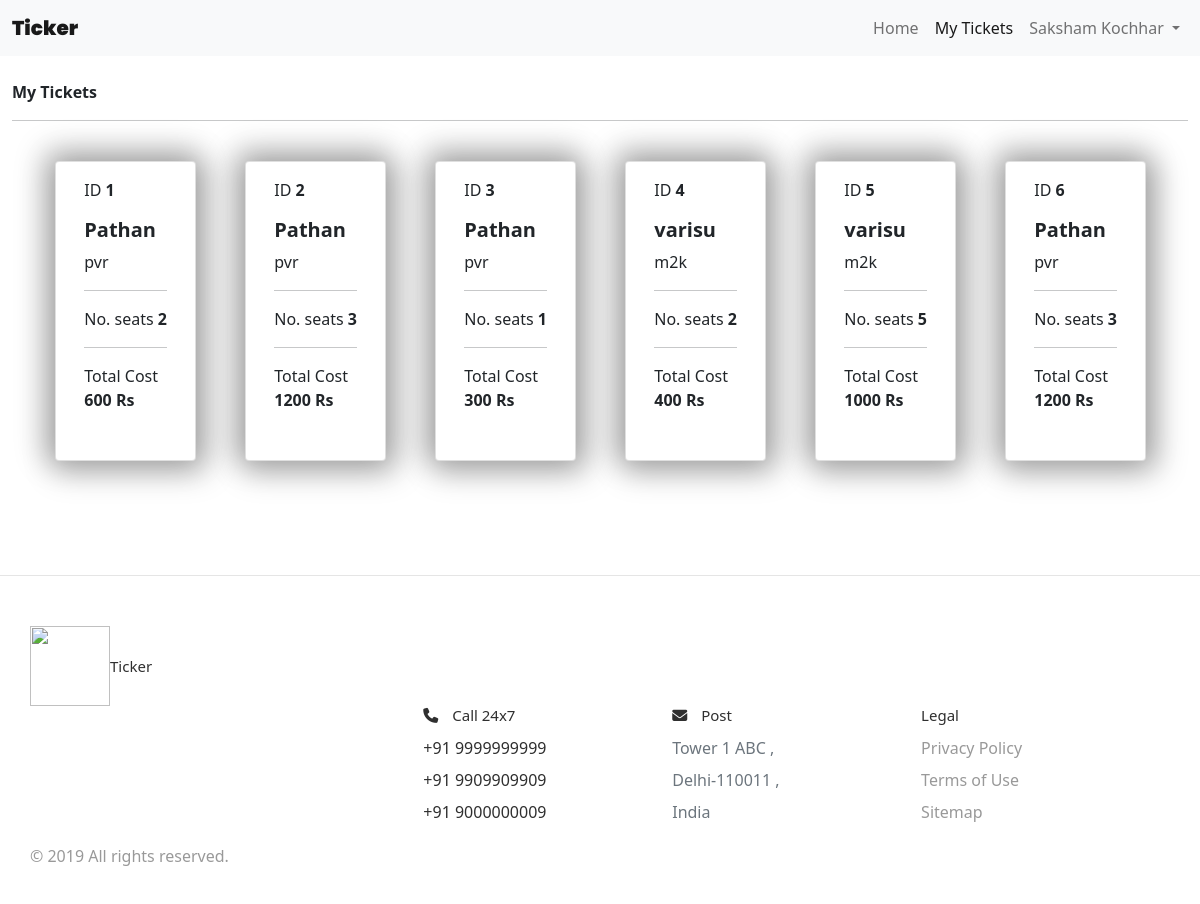
The app's page /my_tickets (signed in) with its own data.
### website/models.py (models this page shows)
class RegisteredUser(db.Model, UserMixin):
    id = db.Column(db.Integer, primary_key=True)
    email = db.Column(db.String(100), unique=True)
    pas = db.Column(db.String(100))
    name = db.Column(db.String(100))
    is_admin = db.Column(db.Boolean)
    theater = db.relationship('Theaters')
    movie = db.relationship('Movie')
    show = db.relationship('Show')
    booked_ti = db.relationship('Ticket')

class Ticket(db.Model):
    id = db.Column(db.Integer, primary_key=True)
    booked_show = db.Column(db.Integer, db.ForeignKey('show.id'))
    booked_m = db.Column(db.Integer, db.ForeignKey('movie.id'))
    booked_t = db.Column(db.Integer, db.ForeignKey('theaters.id'))
    user = db.Column(db.Integer, db.ForeignKey('registered_user.id'))
    movie = db.Column(db.String(100))
    t = db.Column(db.String(100))
    address_t = db.Column(db.String(100))
    total_seats = db.Column(db.Integer)
    cost = db.Column(db.Integer)
    timinig_s = db.Column(db.DateTime(timezone=True), default=func.now())

### website/views.py (the view)
@view.route('/my_tickets')
@login_required
def my_tickets():
    return render_template('my_tickets.html', user=current_user)

### website/__init__.py (called while the page is built)
def create_app():
    app = Flask(__name__)
    app.config['SECRET_KEY'] = 'hjshjhdjah kjshkjdhjs'
    app.config['SQLALCHEMY_DATABASE_URI'] = 'sqlite:///' + DB_NAME
    db.init_app(app)
    from .views import view
    from .auth import auth
    app.register_blueprint(view, url_prefix='/')
    app.register_blueprint(auth, url_prefix='/')
    from .models import RegisteredUser, Theaters, Movie, Show
    create_database(app)
    login_manager = LoginManager()
    login_manager.login_view = 'auth.login'
    login_manager.init_app(app)
    @login_manager.user_loader
    def load_user(id):
        return RegisteredUser.query.get(int(id))
    return app

### website/templates/my_tickets.html (shortened to what this page needs)
{% extends "base.html" %}
{% block content %}
<nav class="navbar navbar-expand-lg navbar-light bg-light">
    <div class="container-fluid">
      <a class="navbar-brand" style="font-weight: 1000; font-family: 'Poppins', sans-serif" href="#">Ticker</a>
      <div class="collapse navbar-collapse d-md-flex justify-content-md-end" id="navbarNavDropdown">
        <ul class="navbar-nav navbar-nav mr-auto">
          <li class="nav-item">
            <a class="nav-link" aria-current="page" href="/">Home</a>
          </li>
          {% if user.is_authenticated %}
          <li class="nav-item">
            {% if user.is_admin %}
              <a class="nav-link" href="/my_theaters">Theater</a>
              <a class="nav-link" href="/movies">Movies</a>
          </li>
          {% else %}
          <a class="nav-link active" href="/my_tickets">My Tickets</a>
          {% endif %}
          {% endif %}
          </li>
          {% if user.is_authenticated %}
          <li class="nav-item dropdown">
            <a class="nav-link dropdown-toggle" href="#" id="navbarDropdown" role="button" data-bs-toggle="dropdown" aria-expanded="false">
              {% if user.is_admin %}
                {{ user.name }}, Admin
              {% else %}
                {{ user.name }}
              {% endif %}
            </a>
          </li>
          {% else %}
          <li class="nav-item justify-content-end">
            <a class="nav-link" href="/login">Login</a>
          </li>
          {% endif %}
        </ul>
      </div>
    </div>
  </nav>
<div class="container-fluid align-self-center">
    <br/><p><strong >My Tickets</strong></p> <hr/>
    <div class="container pt-4 pb-4">
        <div class="row row-cols-auto">
        {% for ticket in user.booked_ti %}
        <div class="card" style="margin-right:24px">
            <div class="card-body">
              <p class="card-text">ID <strong>{{ ticket.id }}</strong></p>
              <h5 class="card-title"><div class="fw-bold">{{ ticket.movie }}</div></h5>
              <p class="card-text">{{ ticket.t }}</p>
              <hr/>
              <p class="card-text">No. seats <strong>{{ ticket.total_seats }}</strong></p>
              <hr/>
              Total Cost <div class="fw-bold">{{ ticket.cost }} Rs</div>
            </div>
          </div>
        {% endfor %}
        </div>
      </div>
    </div>
{% endblock %}

### website/static/styles.css (style rules this page uses)
*, *::before, *::after { margin: 0; padding: 0; outline: 0; box-sizing: border-box; text-decoration: none; list-style: none; border: none; }
body { font-family: 'Poppins', sans-serif; color: #322f2f; background-color: #ffffff; overflow-x: hidden; background-color: hsl(252, 30%, 95%); }
.container { width: 80%; margin: 0 auto; }
nav { width: 100%; background-color: #fff; padding: 0.7rem 0; position: fixed; top: 0; z-index: 10; }
.card { box-shadow: 0 0 2rem red; }
.card { margin: 30px auto; width: 225px; height: 300px; border-radius: 40px; box-shadow: 5px 5px 30px 7px rgba(0,0,0,0.25), -5px -5px 30px 7px rgba(0,0,0,0.22); cursor: pointer; transition: 0.4s; margin-bottom: 90px; }
*, *:before, *:after { box-sizing: border-box; }
html { font-size: 100%; }
body { font-family: acumin-pro, system-ui, sans-serif; margin: 0; display: grid; grid-template-rows: auto 1fr auto; font-size: 14px; background-color: #f4f4f4; align-items: start; min-height: 100vh; }

### records on screen
RegisteredUser: name "Saksham Kochhar"
Ticket: id "1", movie "Pathan", t "pvr", total_seats "2", cost "600"
Ticket: id "2", movie "Pathan", t "pvr", total_seats "3", cost "1200"
Ticket: id "3", movie "Pathan", t "pvr", total_seats "1", cost "300"
Ticket: id "4", movie "varisu", t "m2k", total_seats "2", cost "400"
Ticket: id "5", movie "varisu", t "m2k", total_seats "5", cost "1000"
Ticket: id "6", movie "Pathan", t "pvr", total_seats "3", cost "1200"
